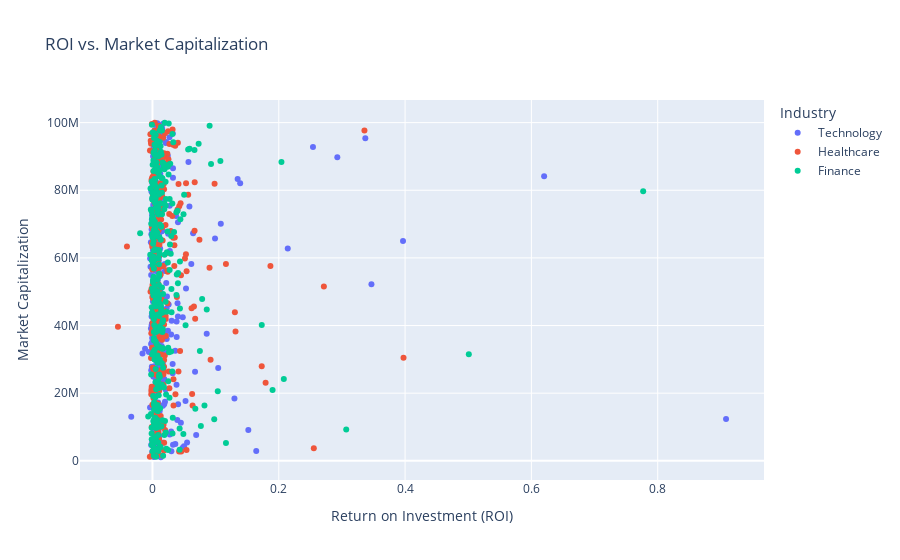

Notebook cell for this chart:
### Code cell
# Visualize the relationship between ROI and market capitalization
fig = px.scatter(data, x='ROI', y='MarketCap', color='Industry', hover_name='Company',
                 title='ROI vs. Market Capitalization')
fig.update_layout(xaxis_title='Return on Investment (ROI)', yaxis_title='Market Capitalization')
fig.show()

### Figure 1 — Plotly figure (JSON) as saved in the notebook; plotly's stock layout.template omitted (floating-point values rounded to 4 significant figures; data arrays with more than 128 entries replaced by an {"elided": "..."} marker saying what was removed)
{"data": [{"hovertemplate": "<b>%{hovertext}</b><br><br>Industry=Technology<br>ROI=%{x}<br>MarketCap=%{y}<extra></extra>", "hovertext": {"elided": "330 str values"}, "legendgroup": "Technology", "marker": {"color": "#636efa", "symbol": "circle"}, "mode": "markers", "name": "Technology", "orientation": "v", "showlegend": true, "type": "scatter", "x": {"elided": "330 float values"}, "xaxis": "x", "y": {"elided": "330 int values"}, "yaxis": "y"}, {"hovertemplate": "<b>%{hovertext}</b><br><br>Industry=Healthcare<br>ROI=%{x}<br>MarketCap=%{y}<extra></extra>", "hovertext": {"elided": "328 str values"}, "legendgroup": "Healthcare", "marker": {"color": "#EF553B", "symbol": "circle"}, "mode": "markers", "name": "Healthcare", "orientation": "v", "showlegend": true, "type": "scatter", "x": {"elided": "328 float values"}, "xaxis": "x", "y": {"elided": "328 int values"}, "yaxis": "y"}, {"hovertemplate": "<b>%{hovertext}</b><br><br>Industry=Finance<br>ROI=%{x}<br>MarketCap=%{y}<extra></extra>", "hovertext": {"elided": "342 str values"}, "legendgroup": "Finance", "marker": {"color": "#00cc96", "symbol": "circle"}, "mode": "markers", "name": "Finance", "orientation": "v", "showlegend": true, "type": "scatter", "x": {"elided": "342 float values"}, "xaxis": "x", "y": {"elided": "342 int values"}, "yaxis": "y"}], "layout": {"legend": {"title": {"text": "Industry"}, "tracegroupgap": 0}, "title": {"text": "ROI vs. Market Capitalization"}, "xaxis": {"anchor": "y", "domain": [0, 1], "title": {"text": "Return on Investment (ROI)"}}, "yaxis": {"anchor": "x", "domain": [0, 1], "title": {"text": "Market Capitalization"}}}}
